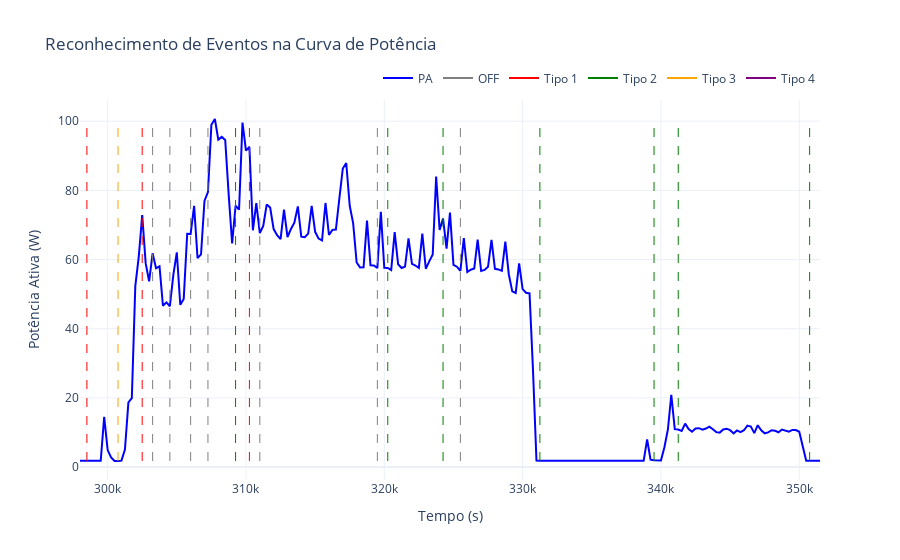

The notebook cell saved with this chart:
### Code cell
rec = pd.read_csv('reconhecimento1.csv',sep=' - ')
rec['tipo'] = rec.apply(lambda x:1 if '1' in x['evento'] else 2 if '2' in x['evento'] else 3 if '3' in x['evento'] else 4 if '4' in x['evento'] else 0, axis=1)
# Cores por tipo
cores = {
    0: 'gray',
    1: 'red',
    2: 'green',
    3: 'orange',
    4: 'purple'
}

# Criando figura
fig = go.Figure()

# Curva de potência
fig.add_trace(go.Scatter(
    x=df_agrupado['tempo'],
    y=df_agrupado['pa'],
    mode='lines',
    name='PA',
    line=dict(color='blue')
))

# Barras verticais por tipo
for tipo, cor in cores.items():
    sub = rec[rec['tipo'] == tipo]
    for tempo in sub['tempo']:
        fig.add_trace(go.Scatter(
            x=[tempo, tempo],
            y=[df_agrupado['pa'].min(), df_agrupado['pa'].max()],
            mode='lines',
            line=dict(color=cor, dash='dash', width=1),
            name=f'Tipo {tipo}',
            showlegend=False  # Evita duplicar legenda
        ))

# Legenda personalizada
fig.add_trace(go.Scatter(x=[None], y=[None], mode='lines', line=dict(color='gray'), name='OFF'))
fig.add_trace(go.Scatter(x=[None], y=[None], mode='lines', line=dict(color='red'), name='Tipo 1'))
fig.add_trace(go.Scatter(x=[None], y=[None], mode='lines', line=dict(color='green'), name='Tipo 2'))
fig.add_trace(go.Scatter(x=[None], y=[None], mode='lines', line=dict(color='orange'), name='Tipo 3'))
fig.add_trace(go.Scatter(x=[None], y=[None], mode='lines', line=dict(color='purple'), name='Tipo 4'))

# Layout
fig.update_layout(
    title='Reconhecimento de Eventos na Curva de Potência',
    xaxis_title='Tempo (s)',
    yaxis_title='Potência Ativa (W)',
    template='plotly_white',
    legend=dict(orientation='h', yanchor='bottom', y=1.02, xanchor='right', x=1)
)

fig.show()

### Figure 1 — Plotly figure (JSON) as saved in the notebook; plotly's stock layout.template omitted (floating-point values rounded to 4 significant figures; data arrays with more than 128 entries replaced by an {"elided": "..."} marker saying what was removed)
{"data": [{"line": {"color": "blue"}, "mode": "lines", "name": "PA", "type": "scatter", "x": {"elided": "215 int values"}, "y": {"elided": "215 float values"}}, {"line": {"color": "gray", "dash": "dash", "width": 1}, "mode": "lines", "name": "Tipo 0", "showlegend": false, "type": "scatter", "x": [303252, 303252], "y": [1.761, 100.6]}, {"line": {"color": "gray", "dash": "dash", "width": 1}, "mode": "lines", "name": "Tipo 0", "showlegend": false, "type": "scatter", "x": [304501, 304501], "y": [1.761, 100.6]}, {"line": {"color": "gray", "dash": "dash", "width": 1}, "mode": "lines", "name": "Tipo 0", "showlegend": false, "type": "scatter", "x": [306001, 306001], "y": [1.761, 100.6]}, {"line": {"color": "gray", "dash": "dash", "width": 1}, "mode": "lines", "name": "Tipo 0", "showlegend": false, "type": "scatter", "x": [307253, 307253], "y": [1.761, 100.6]}, {"line": {"color": "gray", "dash": "dash", "width": 1}, "mode": "lines", "name": "Tipo 0", "showlegend": false, "type": "scatter", "x": [311002, 311002], "y": [1.761, 100.6]}, {"line": {"color": "gray", "dash": "dash", "width": 1}, "mode": "lines", "name": "Tipo 0", "showlegend": false, "type": "scatter", "x": [319500, 319500], "y": [1.761, 100.6]}, {"line": {"color": "gray", "dash": "dash", "width": 1}, "mode": "lines", "name": "Tipo 0", "showlegend": false, "type": "scatter", "x": [325502, 325502], "y": [1.761, 100.6]}, {"line": {"color": "red", "dash": "dash", "width": 1}, "mode": "lines", "name": "Tipo 1", "showlegend": false, "type": "scatter", "x": [298502, 298502], "y": [1.761, 100.6]}, {"line": {"color": "red", "dash": "dash", "width": 1}, "mode": "lines", "name": "Tipo 1", "showlegend": false, "type": "scatter", "x": [302500, 302500], "y": [1.761, 100.6]}, {"line": {"color": "red", "dash": "dash", "width": 1}, "mode": "lines", "name": "Tipo 1", "showlegend": false, "type": "scatter", "x": [310250, 310250], "y": [1.761, 100.6]}, {"line": {"color": "green", "dash": "dash", "width": 1}, "mode": "lines", "name": "Tipo 2", "showlegend": false, "type": "scatter", "x": [309250, 309250], "y": [1.761, 100.6]}, {"line": {"color": "green", "dash": "dash", "width": 1}, "mode": "lines", "name": "Tipo 2", "showlegend": false, "type": "scatter", "x": [320252, 320252], "y": [1.761, 100.6]}, {"line": {"color": "green", "dash": "dash", "width": 1}, "mode": "lines", "name": "Tipo 2", "showlegend": false, "type": "scatter", "x": [324250, 324250], "y": [1.761, 100.6]}, {"line": {"color": "green", "dash": "dash", "width": 1}, "mode": "lines", "name": "Tipo 2", "showlegend": false, "type": "scatter", "x": [331250, 331250], "y": [1.761, 100.6]}, {"line": {"color": "green", "dash": "dash", "width": 1}, "mode": "lines", "name": "Tipo 2", "showlegend": false, "type": "scatter", "x": [339502, 339502], "y": [1.761, 100.6]}, {"line": {"color": "green", "dash": "dash", "width": 1}, "mode": "lines", "name": "Tipo 2", "showlegend": false, "type": "scatter", "x": [341252, 341252], "y": [1.761, 100.6]}, {"line": {"color": "green", "dash": "dash", "width": 1}, "mode": "lines", "name": "Tipo 2", "showlegend": false, "type": "scatter", "x": [350750, 350750], "y": [1.761, 100.6]}, {"line": {"color": "orange", "dash": "dash", "width": 1}, "mode": "lines", "name": "Tipo 3", "showlegend": false, "type": "scatter", "x": [300752, 300752], "y": [1.761, 100.6]}, {"line": {"color": "gray"}, "mode": "lines", "name": "OFF", "type": "scatter", "x": [null], "y": [null]}, {"line": {"color": "red"}, "mode": "lines", "name": "Tipo 1", "type": "scatter", "x": [null], "y": [null]}, {"line": {"color": "green"}, "mode": "lines", "name": "Tipo 2", "type": "scatter", "x": [null], "y": [null]}, {"line": {"color": "orange"}, "mode": "lines", "name": "Tipo 3", "type": "scatter", "x": [null], "y": [null]}, {"line": {"color": "purple"}, "mode": "lines", "name": "Tipo 4", "type": "scatter", "x": [null], "y": [null]}], "layout": {"legend": {"orientation": "h", "x": 1, "xanchor": "right", "y": 1.02, "yanchor": "bottom"}, "title": {"text": "Reconhecimento de Eventos na Curva de Potência"}, "xaxis": {"title": {"text": "Tempo (s)"}}, "yaxis": {"title": {"text": "Potência Ativa (W)"}}}}
